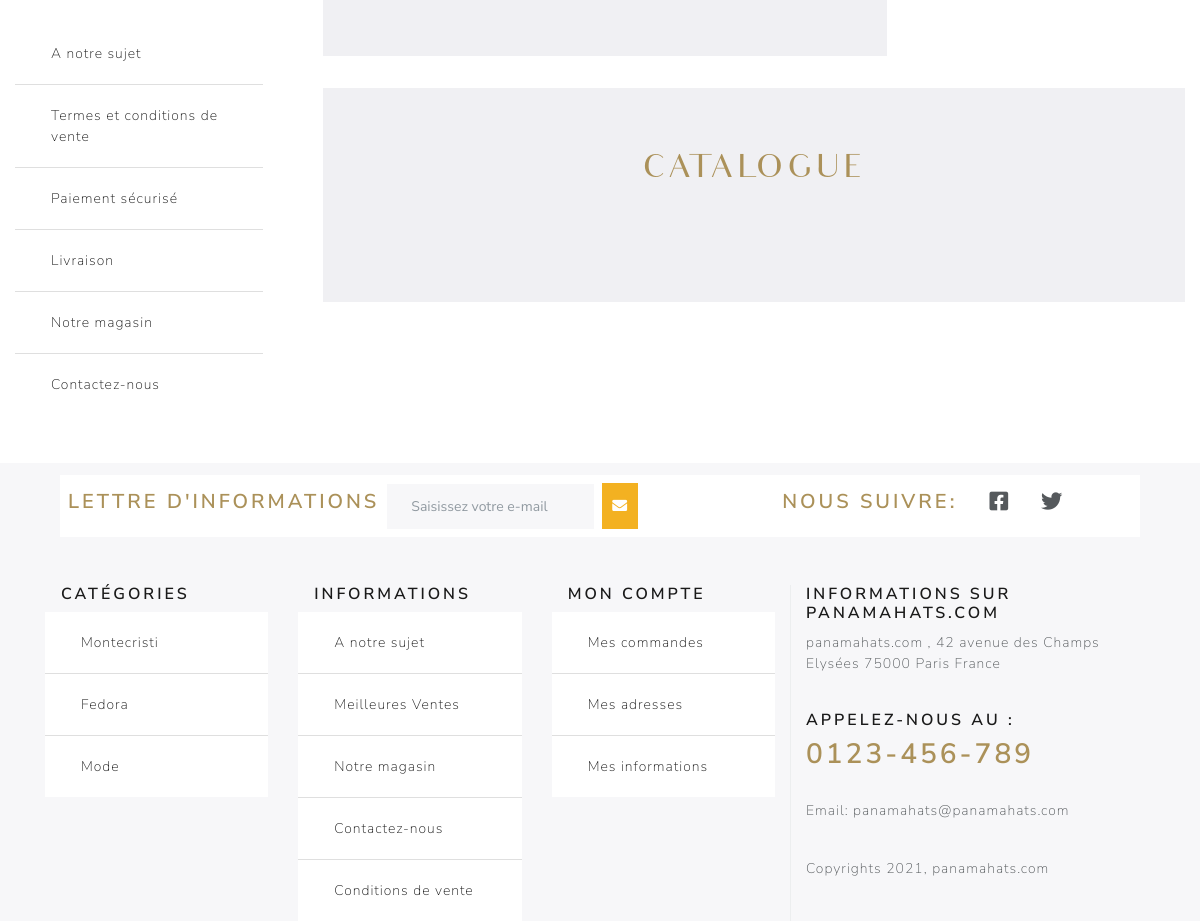
Page /produits/fedora (lower part) on the earlier database version.
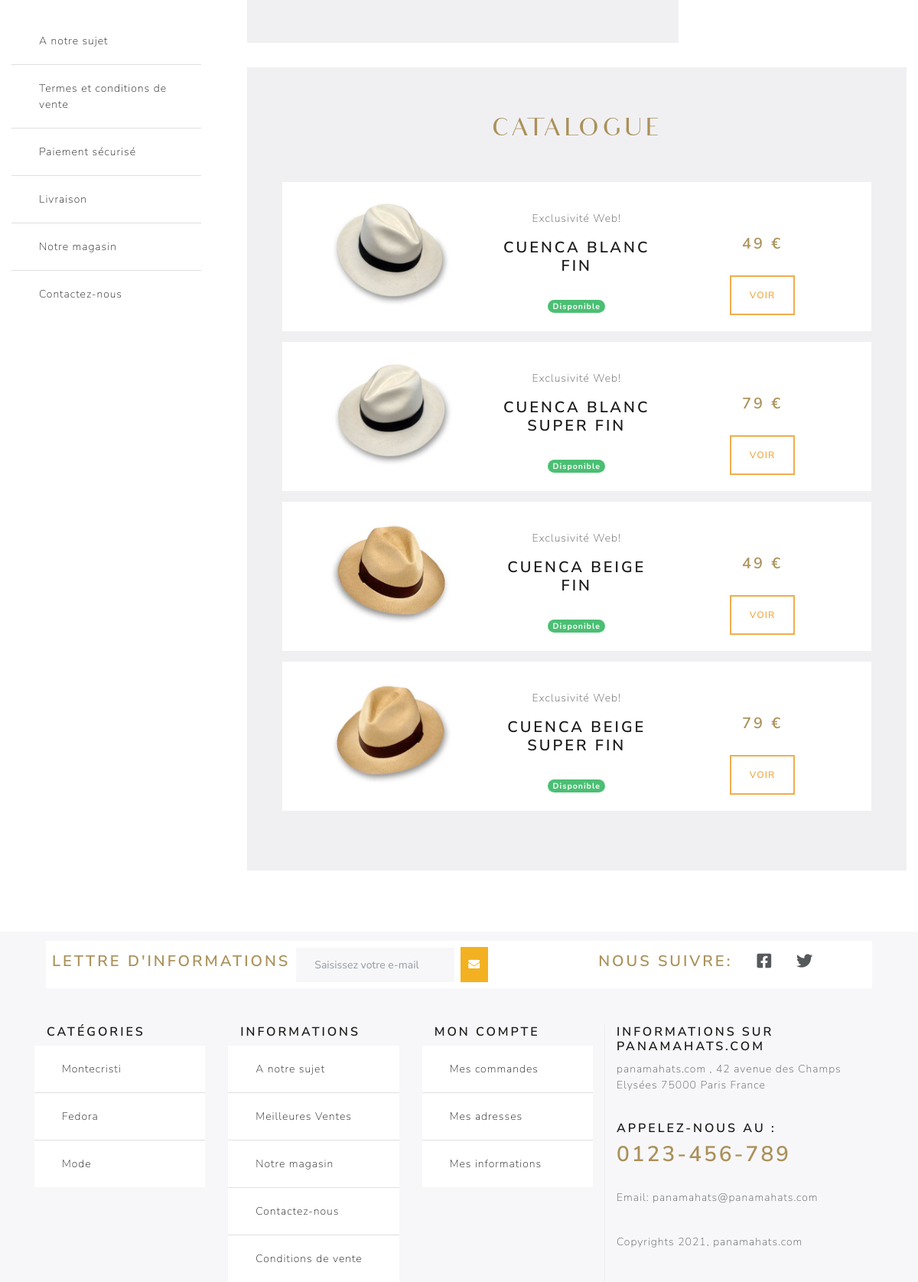
Same page on the later database version.
### tables this page shows
CREATE TABLE IF NOT EXISTS `produit` (
  `id_produit` int(11) NOT NULL AUTO_INCREMENT,
  `origine_produit` varchar(50) NOT NULL,
  `categorie_produit` varchar(50) NOT NULL,
  `genre_produit` varchar(50) NOT NULL,
  `nom_produit` varchar(50) NOT NULL,
  `image_produit` varchar(50) NOT NULL,
  `prix_produit` double NOT NULL,
  PRIMARY KEY (`id_produit`)
);

### controllers/Produits.php (called while the page is built, shortened)
<?php
class Produits extends Controller {
    public function __construct() {
        $this->produitModel = $this->model('Produit');
    }
    public function fedora()
    {
        $categorie='Fedora';
        $produits= $this->produitModel->listProduit($categorie);
        $data = [
            'title' => 'Fedora',
            'produits' => $produits
        ];
        $this->view('produits/fedora', $data);
    }
}

### libraries/Database.php (called while the page is built, shortened)
<?php
    class Database {
        private $dbHost = 'localhost';
        private $dbUser ='root';
        private $dbPass = '';
        private $dbName = 'boutique';
        private $statement;
        private $dbHandler;
        public function __construct() {
            $conn = 'mysql:host=' . $this->dbHost . ';dbname=' . $this->dbName;
            $options = array(
                PDO::ATTR_PERSISTENT => true,
                PDO::ATTR_ERRMODE => PDO::ERRMODE_EXCEPTION
            );
            try {
                $this->dbHandler = new PDO($conn, $this->dbUser, $this->dbPass, $options);
            } catch (PDOException $e) {
                $this->error = $e->getMessage();
                echo $this->error;
            }
        }
        public function query($sql) {
            $this->statement = $this->dbHandler->prepare($sql);
        }
        public function bind($parameter, $value, $type = null) {
            switch (is_null($type)) {
                default:
                    $type = PDO::PARAM_STR;
            }
            $this->statement->bindValue($parameter, $value, $type);
        }
        public function execute() {
            return $this->statement->execute();
        }
        public function resultSet() {
            $this->execute();
            return $this->statement->fetchAll(PDO::FETCH_OBJ);
        }
    }

### models/Produit.php (called while the page is built, shortened)
<?php
class Produit {
    private $db;
    public function __construct() {
        $this->db = new Database;
    }
    public function listProduit($categorie){
        $this->db->query('SELECT * FROM produit WHERE categorie_produit= :categorie');
        $this->db->bind(':categorie', $categorie);
        $produits=$this->db->resultSet();
        return $produits;
    }
}

### views/produits/fedora.php (the view, shortened to what this page needs)
<?php
   require (ROOT.'views/includes/head.php');
?>
 <body>
        <div class="row">
            <div class="col-sm-12 col-md-3 my-5 text-center">
                <div class="row">
                    <aside class="col-md-12">
                        <?php
                        require (ROOT.'views/includes/aside.php');
                        ?>
                    </aside>
                </div>
            </div>
            <section class="col-sm-12 col-md-9 my-5 text-center">
                <div class="container">
                <div class="row">
                    <div class="col-md-8">
                        <div class="jumbotron text-left">
                       Il  bénéficie donc tout de même d'un savoir-faire artisanal de qualité. Il est par ailleurs teinté en blanc ou en couleur à la différence du Montecristi.</div>
                    </div>
                    <div class="col-md-4">
                    </div>
                </div>
                <div class="jumbotron">
                    <h1 class="audrey display-5 mb-5">Catalogue</h1>
                    <?php foreach($data['produits'] as $fedora){
                        echo '
                        <div class="row back">
                            <div class="col-md-4 w-100">
                                <img class="img-fluid w-75 mt-1" src="'.WWW_ROOT.'public/images/hats_big/'.$fedora->image_produit.'" alt="fedora">
                            </div>
                            <div class="col-md-4 mt-3 w-100>
                                <p class="lead mt-5">Exclusivité Web!</p>
                                <h4 mt-5>'.$fedora->origine_produit.' '.$fedora->nom_produit.'</h4><br>
                                <span class="badge badge-pill badge-success">Disponible</span>
                            </div>
                            <div class="col-md-4  w-100">
                                <h4 class="gold mt-5">'.$fedora->prix_produit.' €</h4>
                                <br />
                                <a class="btn btn-outline-warning"  href="'.WWW_ROOT.'produits/ficheArticle/'.$fedora->id_produit.'">Voir</a>
                            </div>
                        </div>';
                    }
                    ?>
                </div>
            </section>
        </div>
        <?php
        require ROOT . '/views/includes/footer.php';
        ?>

Differences in the rows shown:
added produit: image_produit (picture), origine_produit "CUENCA", nom_produit "BLANC FIN", prix_produit "49"
added produit: image_produit (picture), origine_produit "CUENCA", nom_produit "BLANC SUPER FIN", prix_produit "79"
added produit: image_produit (picture), origine_produit "CUENCA", nom_produit "BEIGE FIN", prix_produit "49"
added produit: image_produit (picture), origine_produit "CUENCA", nom_produit "BEIGE SUPER FIN", prix_produit "79"
